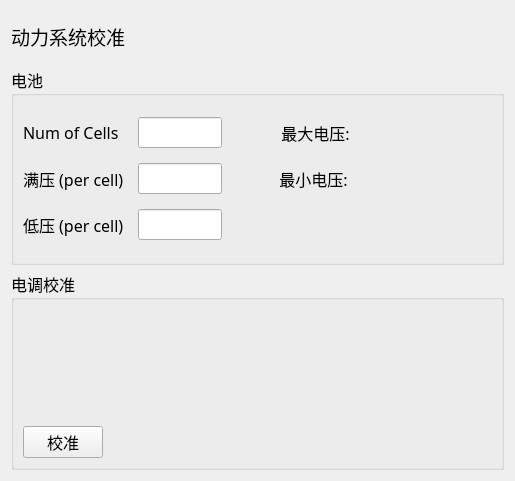
<?xml version="1.0" encoding="UTF-8"?>
<ui version="4.0">
 <class>PowerGroupPage</class>
 <widget class="QWidget" name="PowerGroupPage">
  <property name="geometry">
   <rect>
    <x>0</x>
    <y>0</y>
    <width>515</width>
    <height>481</height>
   </rect>
  </property>
  <property name="windowTitle">
   <string>Form</string>
  </property>
  <layout class="QGridLayout" name="gridLayout_5" rowstretch="1,4,4">
   <item row="0" column="0">
    <widget class="QLabel" name="label_8">
     <property name="sizePolicy">
      <sizepolicy hsizetype="Fixed" vsizetype="Preferred">
       <horstretch>0</horstretch>
       <verstretch>0</verstretch>
      </sizepolicy>
     </property>
     <property name="baseSize">
      <size>
       <width>0</width>
       <height>30</height>
      </size>
     </property>
     <property name="font">
      <font>
       <family>微软雅黑</family>
       <pointsize>14</pointsize>
      </font>
     </property>
     <property name="text">
      <string>动力系统校准</string>
     </property>
    </widget>
   </item>
   <item row="1" column="0">
    <widget class="QGroupBox" name="groupBox">
     <property name="font">
      <font>
       <family>微软雅黑</family>
       <pointsize>12</pointsize>
      </font>
     </property>
     <property name="title">
      <string>电池</string>
     </property>
     <layout class="QGridLayout" name="gridLayout_2">
      <item row="0" column="0">
       <layout class="QGridLayout" name="gridLayout" columnstretch="1,1,2,1">
        <property name="horizontalSpacing">
         <number>10</number>
        </property>
        <property name="verticalSpacing">
         <number>15</number>
        </property>
        <item row="0" column="0">
         <widget class="QLabel" name="label_2">
          <property name="font">
           <font>
            <family>微软雅黑</family>
            <pointsize>12</pointsize>
           </font>
          </property>
          <property name="text">
           <string>Num of Cells</string>
          </property>
         </widget>
        </item>
        <item row="0" column="1">
         <widget class="QLineEdit" name="lineEdit_cells">
          <property name="palette">
           <palette>
            <active>
             <colorrole role="WindowText">
              <brush brushstyle="SolidPattern">
               <color alpha="255">
                <red>0</red>
                <green>85</green>
                <blue>255</blue>
               </color>
              </brush>
             </colorrole>
             <colorrole role="Text">
              <brush brushstyle="SolidPattern">
               <color alpha="255">
                <red>0</red>
                <green>85</green>
                <blue>255</blue>
               </color>
              </brush>
             </colorrole>
            </active>
            <inactive>
             <colorrole role="WindowText">
              <brush brushstyle="SolidPattern">
               <color alpha="255">
                <red>0</red>
                <green>85</green>
                <blue>255</blue>
               </color>
              </brush>
             </colorrole>
             <colorrole role="Text">
              <brush brushstyle="SolidPattern">
               <color alpha="255">
                <red>0</red>
                <green>85</green>
                <blue>255</blue>
               </color>
              </brush>
             </colorrole>
            </inactive>
            <disabled>
             <colorrole role="WindowText">
              <brush brushstyle="SolidPattern">
               <color alpha="255">
                <red>120</red>
                <green>120</green>
                <blue>120</blue>
               </color>
              </brush>
             </colorrole>
             <colorrole role="Text">
              <brush brushstyle="SolidPattern">
               <color alpha="255">
                <red>120</red>
                <green>120</green>
                <blue>120</blue>
               </color>
              </brush>
             </colorrole>
            </disabled>
           </palette>
          </property>
          <property name="font">
           <font>
            <family>微软雅黑</family>
            <pointsize>12</pointsize>
           </font>
          </property>
          <property name="alignment">
           <set>Qt::AlignCenter</set>
          </property>
         </widget>
        </item>
        <item row="0" column="2">
         <widget class="QLabel" name="label_4">
          <property name="font">
           <font>
            <family>微软雅黑</family>
            <pointsize>12</pointsize>
           </font>
          </property>
          <property name="text">
           <string>最大电压:</string>
          </property>
          <property name="alignment">
           <set>Qt::AlignCenter</set>
          </property>
         </widget>
        </item>
        <item row="0" column="3">
         <widget class="QLabel" name="label_batMax">
          <property name="palette">
           <palette>
            <active>
             <colorrole role="WindowText">
              <brush brushstyle="SolidPattern">
               <color alpha="255">
                <red>0</red>
                <green>85</green>
                <blue>255</blue>
               </color>
              </brush>
             </colorrole>
             <colorrole role="Text">
              <brush brushstyle="SolidPattern">
               <color alpha="255">
                <red>0</red>
                <green>85</green>
                <blue>255</blue>
               </color>
              </brush>
             </colorrole>
            </active>
            <inactive>
             <colorrole role="WindowText">
              <brush brushstyle="SolidPattern">
               <color alpha="255">
                <red>0</red>
                <green>85</green>
                <blue>255</blue>
               </color>
              </brush>
             </colorrole>
             <colorrole role="Text">
              <brush brushstyle="SolidPattern">
               <color alpha="255">
                <red>0</red>
                <green>85</green>
                <blue>255</blue>
               </color>
              </brush>
             </colorrole>
            </inactive>
            <disabled>
             <colorrole role="WindowText">
              <brush brushstyle="SolidPattern">
               <color alpha="255">
                <red>120</red>
                <green>120</green>
                <blue>120</blue>
               </color>
              </brush>
             </colorrole>
             <colorrole role="Text">
              <brush brushstyle="SolidPattern">
               <color alpha="255">
                <red>120</red>
                <green>120</green>
                <blue>120</blue>
               </color>
              </brush>
             </colorrole>
            </disabled>
           </palette>
          </property>
          <property name="font">
           <font>
            <family>微软雅黑</family>
            <pointsize>12</pointsize>
           </font>
          </property>
          <property name="text">
           <string/>
          </property>
          <property name="alignment">
           <set>Qt::AlignCenter</set>
          </property>
         </widget>
        </item>
        <item row="1" column="0">
         <widget class="QLabel" name="label">
          <property name="font">
           <font>
            <family>微软雅黑</family>
            <pointsize>12</pointsize>
           </font>
          </property>
          <property name="text">
           <string>满压 (per cell) </string>
          </property>
         </widget>
        </item>
        <item row="1" column="1">
         <widget class="QLineEdit" name="lineEdit_fullPerCell">
          <property name="palette">
           <palette>
            <active>
             <colorrole role="WindowText">
              <brush brushstyle="SolidPattern">
               <color alpha="255">
                <red>0</red>
                <green>85</green>
                <blue>255</blue>
               </color>
              </brush>
             </colorrole>
             <colorrole role="Text">
              <brush brushstyle="SolidPattern">
               <color alpha="255">
                <red>0</red>
                <green>85</green>
                <blue>255</blue>
               </color>
              </brush>
             </colorrole>
            </active>
            <inactive>
             <colorrole role="WindowText">
              <brush brushstyle="SolidPattern">
               <color alpha="255">
                <red>0</red>
                <green>85</green>
                <blue>255</blue>
               </color>
              </brush>
             </colorrole>
             <colorrole role="Text">
              <brush brushstyle="SolidPattern">
               <color alpha="255">
                <red>0</red>
                <green>85</green>
                <blue>255</blue>
               </color>
              </brush>
             </colorrole>
            </inactive>
            <disabled>
             <colorrole role="WindowText">
              <brush brushstyle="SolidPattern">
               <color alpha="255">
                <red>120</red>
                <green>120</green>
                <blue>120</blue>
               </color>
              </brush>
             </colorrole>
             <colorrole role="Text">
              <brush brushstyle="SolidPattern">
               <color alpha="255">
                <red>120</red>
                <green>120</green>
                <blue>120</blue>
               </color>
              </brush>
             </colorrole>
            </disabled>
           </palette>
          </property>
          <property name="font">
           <font>
            <family>微软雅黑</family>
            <pointsize>12</pointsize>
           </font>
          </property>
          <property name="alignment">
           <set>Qt::AlignCenter</set>
          </property>
         </widget>
        </item>
        <item row="1" column="2">
         <widget class="QLabel" name="label_6">
          <property name="font">
           <font>
            <family>微软雅黑</family>
            <pointsize>12</pointsize>
           </font>
          </property>
          <property name="text">
           <string>最小电压: </string>
          </property>
          <property name="alignment">
           <set>Qt::AlignCenter</set>
          </property>
         </widget>
        </item>
        <item row="1" column="3">
         <widget class="QLabel" name="label_batMin">
          <property name="palette">
           <palette>
            <active>
             <colorrole role="WindowText">
              <brush brushstyle="SolidPattern">
               <color alpha="255">
                <red>0</red>
                <green>85</green>
                <blue>255</blue>
               </color>
              </brush>
             </colorrole>
             <colorrole role="Text">
              <brush brushstyle="SolidPattern">
               <color alpha="255">
                <red>0</red>
                <green>85</green>
                <blue>255</blue>
               </color>
              </brush>
             </colorrole>
            </active>
            <inactive>
             <colorrole role="WindowText">
              <brush brushstyle="SolidPattern">
               <color alpha="255">
                <red>0</red>
                <green>85</green>
                <blue>255</blue>
               </color>
              </brush>
             </colorrole>
             <colorrole role="Text">
              <brush brushstyle="SolidPattern">
               <color alpha="255">
                <red>0</red>
                <green>85</green>
                <blue>255</blue>
               </color>
              </brush>
             </colorrole>
            </inactive>
            <disabled>
             <colorrole role="WindowText">
              <brush brushstyle="SolidPattern">
               <color alpha="255">
                <red>120</red>
                <green>120</green>
                <blue>120</blue>
               </color>
              </brush>
             </colorrole>
             <colorrole role="Text">
              <brush brushstyle="SolidPattern">
               <color alpha="255">
                <red>120</red>
                <green>120</green>
                <blue>120</blue>
               </color>
              </brush>
             </colorrole>
            </disabled>
           </palette>
          </property>
          <property name="font">
           <font>
            <family>微软雅黑</family>
            <pointsize>12</pointsize>
           </font>
          </property>
          <property name="text">
           <string/>
          </property>
          <property name="alignment">
           <set>Qt::AlignCenter</set>
          </property>
         </widget>
        </item>
        <item row="2" column="0">
         <widget class="QLabel" name="label_3">
          <property name="font">
           <font>
            <family>微软雅黑</family>
            <pointsize>12</pointsize>
           </font>
          </property>
          <property name="text">
           <string>低压 (per cell) </string>
          </property>
         </widget>
        </item>
        <item row="2" column="1">
         <widget class="QLineEdit" name="lineEdit_emptyPerCell">
          <property name="palette">
           <palette>
            <active>
             <colorrole role="WindowText">
              <brush brushstyle="SolidPattern">
               <color alpha="255">
                <red>0</red>
                <green>85</green>
                <blue>255</blue>
               </color>
              </brush>
             </colorrole>
             <colorrole role="Text">
              <brush brushstyle="SolidPattern">
               <color alpha="255">
                <red>0</red>
                <green>85</green>
                <blue>255</blue>
               </color>
              </brush>
             </colorrole>
            </active>
            <inactive>
             <colorrole role="WindowText">
              <brush brushstyle="SolidPattern">
               <color alpha="255">
                <red>0</red>
                <green>85</green>
                <blue>255</blue>
               </color>
              </brush>
             </colorrole>
             <colorrole role="Text">
              <brush brushstyle="SolidPattern">
               <color alpha="255">
                <red>0</red>
                <green>85</green>
                <blue>255</blue>
               </color>
              </brush>
             </colorrole>
            </inactive>
            <disabled>
             <colorrole role="WindowText">
              <brush brushstyle="SolidPattern">
               <color alpha="255">
                <red>120</red>
                <green>120</green>
                <blue>120</blue>
               </color>
              </brush>
             </colorrole>
             <colorrole role="Text">
              <brush brushstyle="SolidPattern">
               <color alpha="255">
                <red>120</red>
                <green>120</green>
                <blue>120</blue>
               </color>
              </brush>
             </colorrole>
            </disabled>
           </palette>
          </property>
          <property name="font">
           <font>
            <family>微软雅黑</family>
            <pointsize>12</pointsize>
           </font>
          </property>
          <property name="alignment">
           <set>Qt::AlignCenter</set>
          </property>
         </widget>
        </item>
       </layout>
      </item>
     </layout>
    </widget>
   </item>
   <item row="2" column="0">
    <widget class="QGroupBox" name="groupBox_2">
     <property name="font">
      <font>
       <family>微软雅黑</family>
       <pointsize>12</pointsize>
      </font>
     </property>
     <property name="title">
      <string>电调校准</string>
     </property>
     <layout class="QGridLayout" name="gridLayout_4">
      <item row="0" column="0">
       <layout class="QGridLayout" name="gridLayout_3">
        <item row="1" column="0" colspan="2">
         <widget class="QLabel" name="label_escText2">
          <property name="font">
           <font>
            <family>微软雅黑</family>
            <pointsize>12</pointsize>
           </font>
          </property>
          <property name="text">
           <string/>
          </property>
          <property name="alignment">
           <set>Qt::AlignLeading|Qt::AlignLeft|Qt::AlignTop</set>
          </property>
          <property name="wordWrap">
           <bool>true</bool>
          </property>
         </widget>
        </item>
        <item row="0" column="0" colspan="2">
         <widget class="QLabel" name="label_escText1">
          <property name="palette">
           <palette>
            <active>
             <colorrole role="WindowText">
              <brush brushstyle="SolidPattern">
               <color alpha="255">
                <red>255</red>
                <green>0</green>
                <blue>0</blue>
               </color>
              </brush>
             </colorrole>
            </active>
            <inactive>
             <colorrole role="WindowText">
              <brush brushstyle="SolidPattern">
               <color alpha="255">
                <red>255</red>
                <green>0</green>
                <blue>0</blue>
               </color>
              </brush>
             </colorrole>
            </inactive>
            <disabled>
             <colorrole role="WindowText">
              <brush brushstyle="SolidPattern">
               <color alpha="255">
                <red>120</red>
                <green>120</green>
                <blue>120</blue>
               </color>
              </brush>
             </colorrole>
            </disabled>
           </palette>
          </property>
          <property name="font">
           <font>
            <family>微软雅黑</family>
            <pointsize>12</pointsize>
           </font>
          </property>
          <property name="text">
           <string/>
          </property>
          <property name="alignment">
           <set>Qt::AlignLeading|Qt::AlignLeft|Qt::AlignTop</set>
          </property>
          <property name="wordWrap">
           <bool>true</bool>
          </property>
         </widget>
        </item>
        <item row="2" column="1">
         <spacer name="horizontalSpacer">
          <property name="orientation">
           <enum>Qt::Horizontal</enum>
          </property>
          <property name="sizeHint" stdset="0">
           <size>
            <width>40</width>
            <height>20</height>
           </size>
          </property>
         </spacer>
        </item>
        <item row="2" column="0">
         <widget class="QPushButton" name="pushButton_calibrateESC">
          <property name="font">
           <font>
            <family>微软雅黑</family>
            <pointsize>12</pointsize>
           </font>
          </property>
          <property name="text">
           <string>校准</string>
          </property>
         </widget>
        </item>
       </layout>
      </item>
     </layout>
    </widget>
   </item>
  </layout>
 </widget>
 <resources/>
 <connections/>
</ui>
